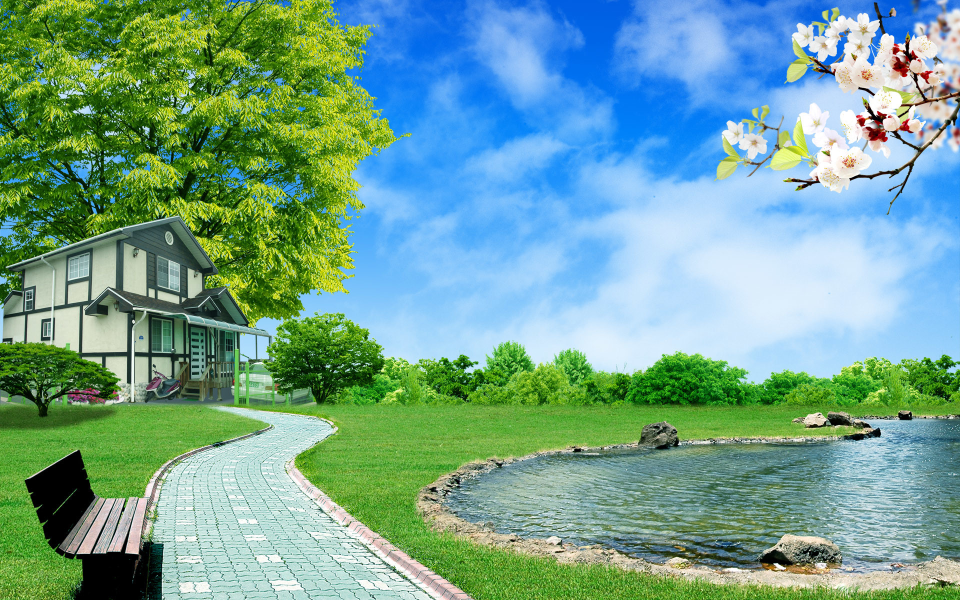
#> input picture image1.jpg, 1920 x 1200 px (shown at 1/2 size)
$ jupyter execute DA1.ipynb
#> lines starting #> are read from the running program, lines starting #| are printed output that depends on the picture
[cell 1]
##Importing packages
import cv2
import matplotlib.pyplot as plt
import math
import numpy as np

[cell 2]
##reading the image file
img=cv2.imread("image1.jpg")
#> img is the input picture: shape (1200, 1920, 3); mean B, G, R 146.6, 162.4, 114.3

[cell 3]
##actual image display
plt.imshow(img)

## 1.Topological operations
###  Finding distance between pixels

[cell 4]
## Noting all the pixels at 20,50 and 30,40
b1,g1,r1=img[20,50]
#> b1 = 12; g1 = 106; r1 = 52
b1,g1,r1
#> Out = (12, 106, 52)

[cell 5]
b2,g2,r2=img[30,40]
#> b2 = 0; g2 = 115; r2 = 56
b2,g2,r2
#> Out = (0, 115, 56)

[cell 6]
##hence euclidean distance between pixels 12,106,52 and 0,115,56 is:
d=math.dist([20,50],[30,40])
d

## 2.Point Operations
### a.Image negatives

[cell 7]
#We find the image negative finding finding the complement of the actual image by substracting it from the max range of pixels
#in the image
max=img.max()
#> max = 255
img_negative=max-img
plt.imshow(img_negative)

### b.Image Transform - Power Law

[cell 8]
#power law comes from the formulae final intensity(s)=(c*initial intensity(r))**gamma.So in this piece of code we try with four
#gamma values to get the respective intensity images.As the gamma values go up the intensity increases exponentially,thus satisfying
#power law
# Trying 4 gamma values.
for gamma in [0.2, 0.8, 1.3, 2.7]:
    # Apply gamma correction.
    gamma_corrected = np.array(255*(img / 255) ** gamma, dtype = 'uint8')
    #Save edited images.
    cv2.imwrite('gamma_transformed'+str(gamma)+'.jpg', gamma_corrected)

[cell 9]
#Displaying the transformed 4 images gamma_tansformed0.2
plt.imshow(cv2.imread('gamma_transformed0.2.jpg'))
#> figure, not shown here; B, G, R data is drawn as R, G, B

[cell 10]
#Displaying the transformed 4 images gamma_tansformed0.8
plt.imshow(cv2.imread('gamma_transformed0.8.jpg'))
#> figure, not shown here; B, G, R data is drawn as R, G, B

[cell 11]
#Displaying the transformed 4 images gamma_tansformed1.3
plt.imshow(cv2.imread('gamma_transformed1.3.jpg'))
#> figure, not shown here; B, G, R data is drawn as R, G, B

[cell 12]
#Displaying the transformed 4 images gamma_tansformed2.7
plt.imshow(cv2.imread('gamma_transformed2.7.jpg'))
#> figure, not shown here; B, G, R data is drawn as R, G, B

### c.Piece-wise-Linear Transformation Functions : Gray-level slicing, Contrast stretching

#### Gray-level slicing

[cell 13]
# in gray-level slicing we fix 2 values as upper and lower tthreshold values.if the pixel intensity falls in this range the pixels
# will be assigned with max intensity or else the deafult intensity.
img1=cv2.imread("image1.jpg",0)
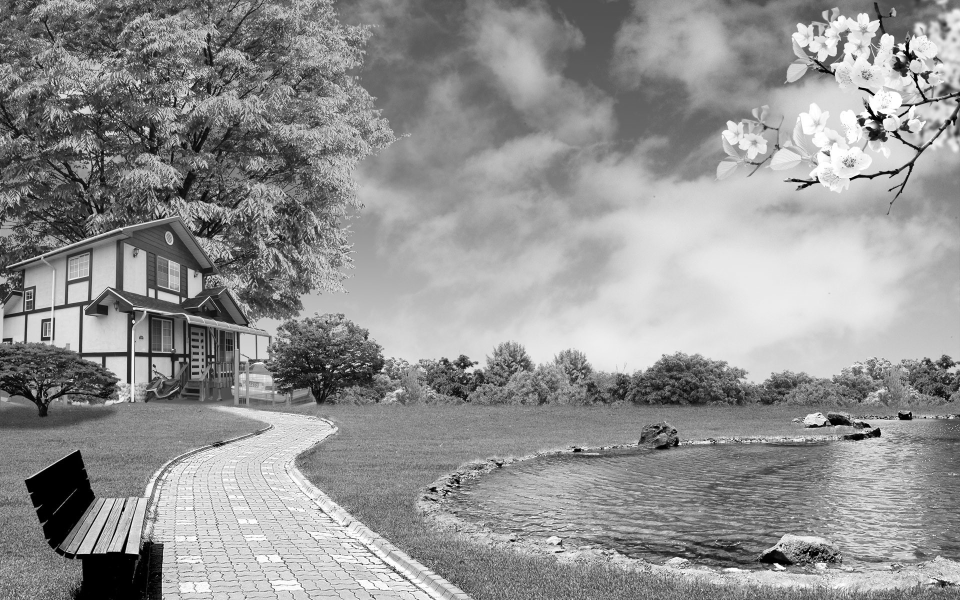
#> img1: shape (1200, 1920) (shown at 1/2 size); min 0, max 255, mean 146.2
# the lower threshold value
T1 = 80
# the upper threshold value
T2 = 200
m,n=img1.shape
#> m = 1200; n = 1920
# create a array of zeros
img_thresh_back = np.zeros((m,n), dtype = int)

for i in range(m):

    for j in range(n):

        if T1 < img1[i,j] < T2:
            img_thresh_back[i,j]= 255
        else:
            img_thresh_back[i,j] = img1[i,j]
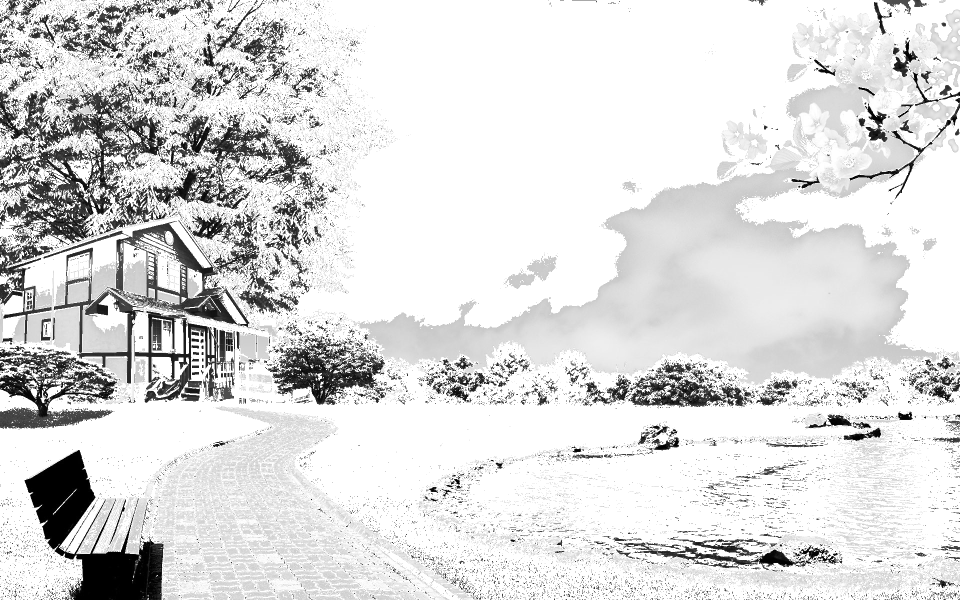
#> img_thresh_back: shape (1200, 1920) int64 (shown at 1/2 size); min 0, max 255, mean 219
plt.imshow(img_thresh_back)

## 3.Neighbourhood operation  (neighbour size n*n)
### a.Use of Average neighbour value

[cell 14]
# convert the image into gray scale image for better visualisation on the distinction of neighbourhood operations
#In this average operation we are converting the given range pixels to the average complementary pixels
gray_image = cv2.cvtColor(img, cv2.COLOR_BGR2GRAY)
m,n,p=img.shape
#> p = 3
#here neighbour size is 2 since it is n*n
neighbour_image_avg = gray_image
for i in range(m-2,2):
    for j in range(n-2,2):
        avg = np.average(neighbour_image_avg[i:2,j:2])
        neighbour_image_avg[i:2,j:2] = avg - neighbour_image_avg[i:2,j:2]
#Display the avg
plt.imshow(neighbour_image_avg,cmap='gray')

### b.Using Minimum neighbour

[cell 15]
#There neighbour size is 2 since it is n*n
#In this minimum neighbour operation we are converting the pixels in the given range into minimum complementary images
neighbour_image_min = gray_image
for i in range(m-2,2):
    for j in range(n-2,2):
        min =neighbour_image_min[i:2,j:2].min()
        neighbour_image_min[i:2,j:2] = min - neighbour_image_min[i:2,j:2]
#Display the avg
plt.imshow(neighbour_image_min,cmap='gray')

## 4.Operations on set of images
### a.Arithmetic operations - Addition,  Division
#### Addition

[cell 16]
##  given images
img2=cv2.imread("image2.jpg")
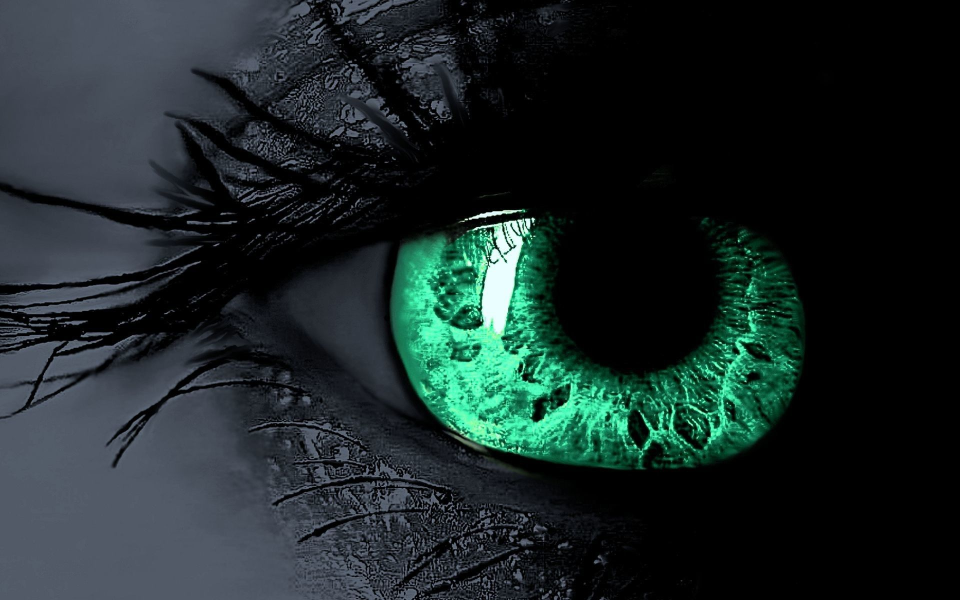
#> input picture image2.jpg, 1920 x 1200 px (shown at 1/2 size)
#> img2 is the input picture: shape (1200, 1920, 3); mean B, G, R 40.1, 40.2, 27.4
plt.imshow(img2)

[cell 17]
plt.imshow(img)

[cell 18]
img.shape
#> Out = (1200, 1920, 3)

[cell 19]
img2.shape
#> Out = (1200, 1920, 3)

[cell 20]
#adition operation
add_i= cv2.add(img,img2)
plt.imshow(add_i)

#### Divison

[cell 21]
#division operation
divide_i= cv2.divide(img,img2)
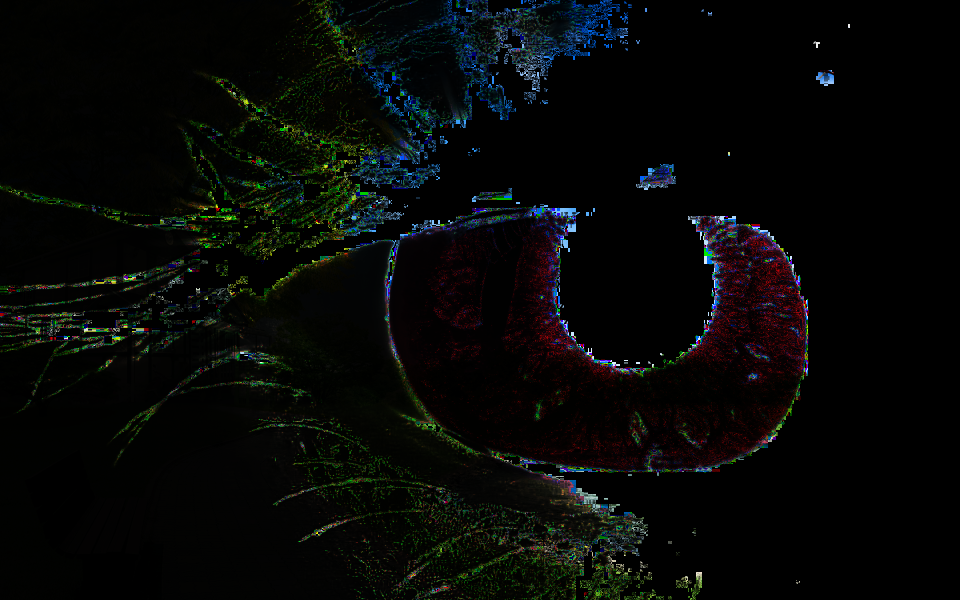
#> divide_i: shape (1200, 1920, 3) (shown at 1/2 size); mean B, G, R 6.4, 7.7, 6.2
plt.imshow(divide_i)

### b.Logical Operations on Binary Image - XOR, NOT

#### XOR

[cell 22]
#logical opeartions
xor_i = cv2.bitwise_xor(img,img2)
plt.imshow(xor_i)

#### NOT

[cell 23]
#logical opeartions
not_i = cv2.bitwise_not(img,img2)
plt.imshow(not_i)

### c.Geometrical Operations -  Rotation, Affine Translation

#### Rotation

[cell 24]
#Rotation of img by 180 degress
im = cv2.rotate(img, cv2.ROTATE_180)
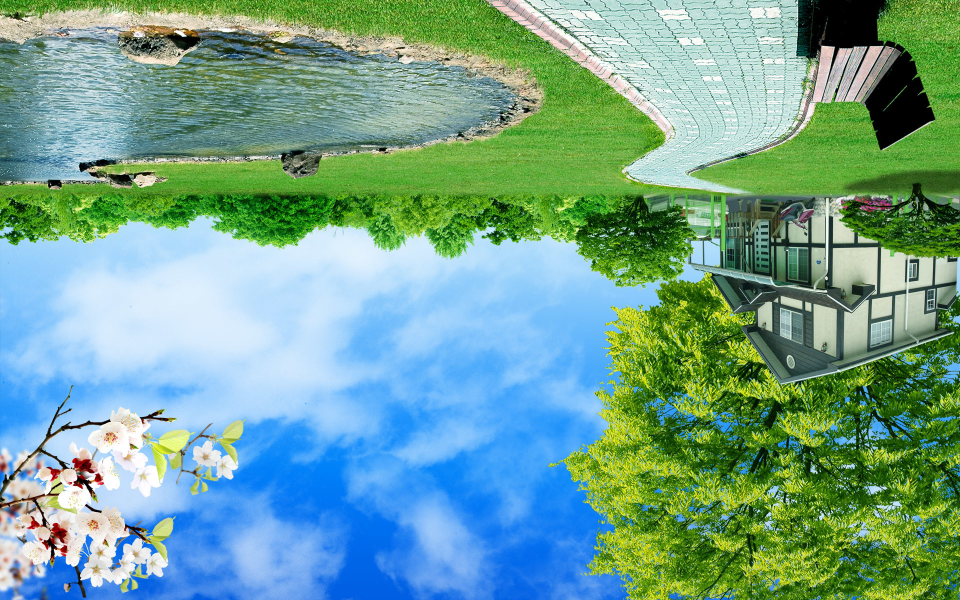
#> im: shape (1200, 1920, 3) (shown at 1/2 size); mean B, G, R 146.6, 162.4, 114.3
plt.imshow(im)

####  Affine Translation

[cell 25]
m,n,p
#> Out = (1200, 1920, 3)

[cell 26]
##This transformation takes place by taking 2 matrices and finally using Affine function transform them with respect to those
#matrices and use wrap Affine Function
p1 = np.float32([[50, 50],
                   [200, 50],
                   [50, 200]])

p2 = np.float32([[50, 100],
                   [200, 50],
                   [100, 250]])

m1= cv2.getAffineTransform(p1, p2)
#> m1 = [[1, 0.333, -16.67], [-0.333, 1, 66.67]]
d = cv2.warpAffine(img, m1, (n,m))
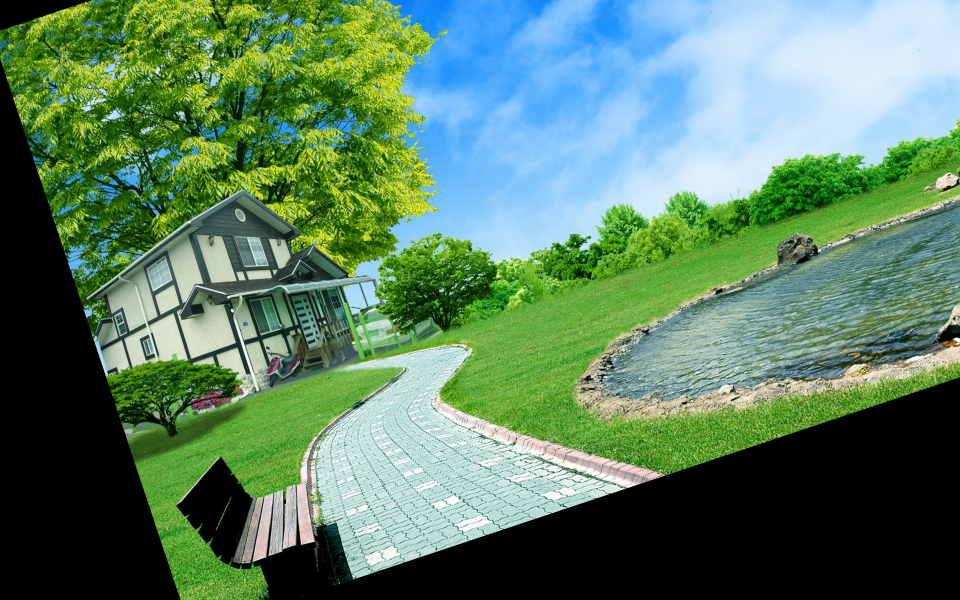
#> d: shape (1200, 1920, 3) (shown at 1/2 size); mean B, G, R 98.6, 126.6, 91
plt.imshow(d)

### d.Statistical operations - Mean, Variance
#### Mean

[cell 27]
mean = np.mean(gray_image)
#> mean = 146.2
mean_img = mean + gray_image
plt.imshow(mean_img)

#### Variance

[cell 28]
var = np.var(gray_image)
#> var = 3321.4
var_img = var-gray_image
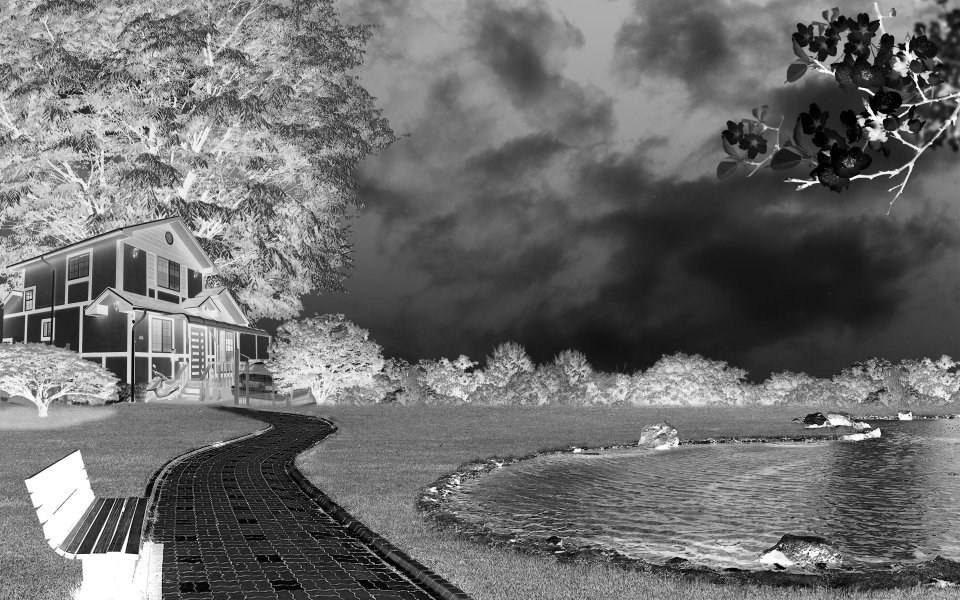
#> var_img: shape (1200, 1920) float64 (shown at 1/2 size); min 3066.4, max 3321.4, mean 3175.2; drawn with min black and max white
plt.imshow(var_img)

#### e.Image Interpolation - Down sampling

[cell 29]
#Image shape before downsampling and image
plt.imshow(img)

[cell 30]
img.shape
#> Out = (1200, 1920, 3)

[cell 31]
#Image shape after downsampling and image
img=cv2.pyrDown(img)
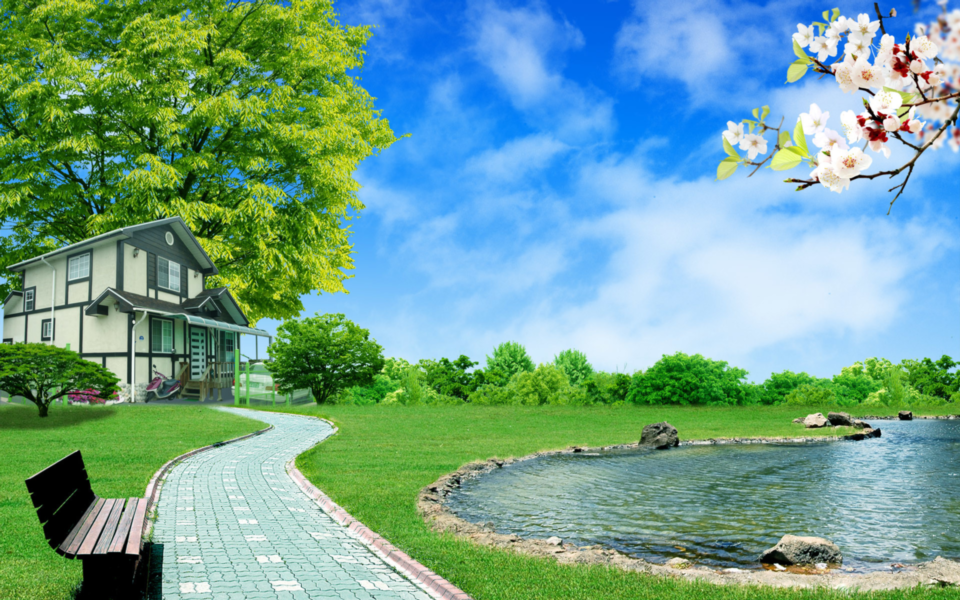
#> img: shape (600, 960, 3); mean B, G, R 146.6, 162.4, 114.3
plt.imshow(img)

[cell 32]
img.shape
